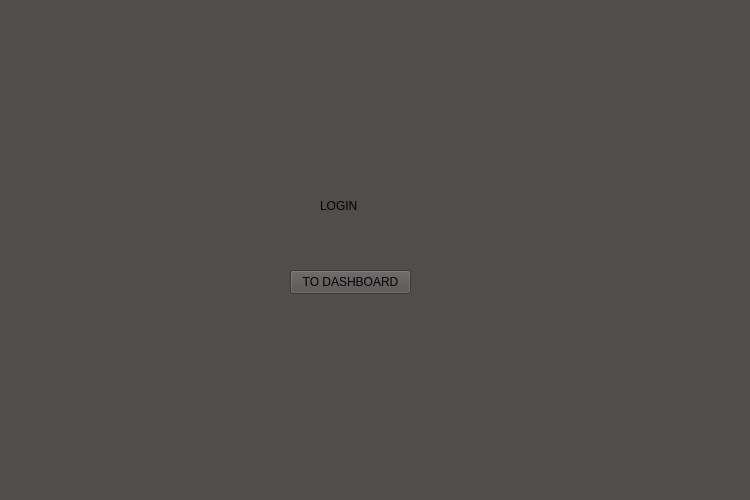
<?xml version="1.0" encoding="UTF-8"?>
<ui version="4.0">
 <class>LoginWidget</class>
 <widget class="QWidget" name="LoginWidget">
  <property name="geometry">
   <rect>
    <x>0</x>
    <y>0</y>
    <width>750</width>
    <height>500</height>
   </rect>
  </property>
  <property name="windowTitle">
   <string>Form</string>
  </property>
  <property name="styleSheet">
   <string notr="true">background: #514D4D;</string>
  </property>
  <widget class="QWidget" name="widget" native="true">
   <property name="geometry">
    <rect>
     <x>0</x>
     <y>0</y>
     <width>750</width>
     <height>500</height>
    </rect>
   </property>
   <property name="minimumSize">
    <size>
     <width>750</width>
     <height>500</height>
    </size>
   </property>
   <widget class="QLabel" name="label">
    <property name="geometry">
     <rect>
      <x>320</x>
      <y>170</y>
      <width>81</width>
      <height>71</height>
     </rect>
    </property>
    <property name="text">
     <string>LOGIN</string>
    </property>
   </widget>
   <widget class="QPushButton" name="pushButton">
    <property name="geometry">
     <rect>
      <x>290</x>
      <y>270</y>
      <width>121</width>
      <height>24</height>
     </rect>
    </property>
    <property name="text">
     <string>TO DASHBOARD</string>
    </property>
   </widget>
  </widget>
 </widget>
 <resources/>
 <connections/>
</ui>
